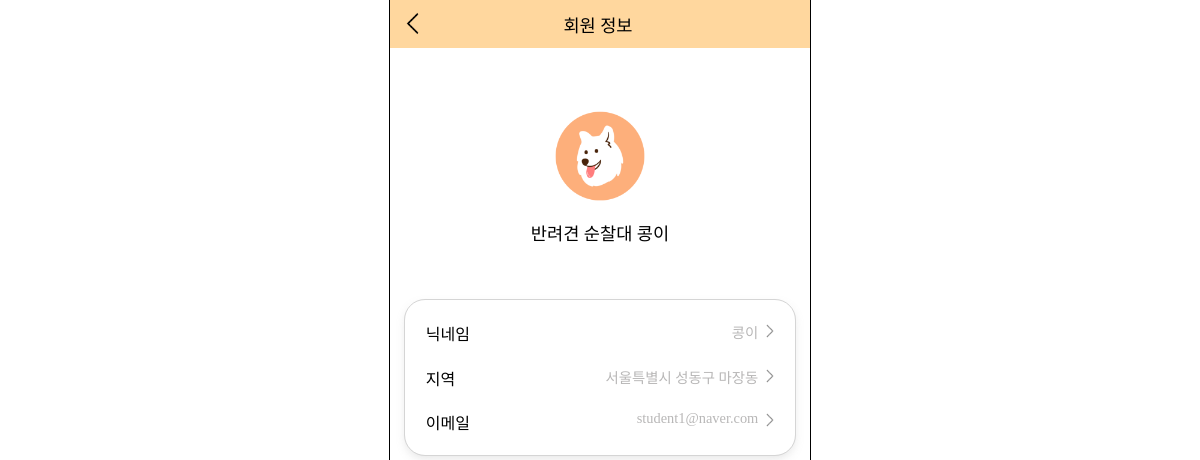
The page /accounts/my-profile/ (signed in) on the database its author committed.
### accounts/models.py (models this page shows, shortened)
class MemberType(models.Model):
    type_name = models.CharField(max_length=10)

class Member(AbstractBaseUser):
    user_id = models.CharField(primary_key=True, max_length=15, null=False, blank=False, unique=True)
    email = models.EmailField(max_length=100, null=False, blank=False, unique=True)
    nickname = models.CharField(null=False, max_length=8, blank=False)
    region_sido = models.CharField(null=False, max_length=30, blank=False)
    region_sigungu = models.CharField(null=False, max_length=30, blank=False)
    region_dong = models.CharField(null=False, max_length=30, blank=False)
    member_type = models.ForeignKey(MemberType, on_delete=models.CASCADE, null=False, blank=False)
    is_active = models.BooleanField(default=True)
    is_admin = models.BooleanField(default=False)
    objects = UserManager()
    USERNAME_FIELD = 'user_id'
    REQUIRED_FIELDS = ['email', 'nickname', 'region_sido', 'region_sigungu', 'region_dong', 'member_type']
    def __str__(self):
        return self.user_id

### accounts/views.py (the view)
# urls.py: path('my-profile/', views.my_profile, name='my_profile'),
def my_profile(request):
    member = Member.objects.get(user_id=request.user)
    member_type = member.member_type.type_name
    context = {
        'member': member,
        'member_type': member_type,
    }
    return render(request, 'accounts/my_profile.html', context)

### templates/accounts/my_profile.html (shortened to what this page needs)
<!DOCTYPE html>
{% load static %}
<html lang="ko">
<head>
    <link rel="stylesheet" href="{% static 'css/my_profile.css' %}">
    <link rel="stylesheet" href="{% static 'css/menubar.css' %}">
    <link rel="stylesheet" as="style" crossorigin href="https://cdn.jsdelivr.net/gh/ungveloper/web-fonts/SCoreDream/font-face.css" />
    <link rel="stylesheet" as="style" crossorigin href="https://cdn.jsdelivr.net/gh/ungveloper/web-fonts/SCoreDream/font-family.css" />
</head>
<body>
    <div class="container-content">
        <div class="contents">
            <div class="top-block">
                <div>
                    <a href="{% url 'accounts:mypage' %}"><img src="{% static 'image/back.png' %}" alt=""></a>
                </div>
                <div class="title">회원 정보</div>
            </div>
            <div class="profile-block">
                <div>
                    {% if member_type == '주민' %}
                        <img src="{% static 'image/people_profile.png' %}" alt="">
                    {% else %}
                        <img src="{% static 'image/petrol_profile.png' %}" alt="">
                    {% endif %}
                </div>
                <div class="nickname">{{ member_type }} <span class="text-strong">{{ member.nickname }}</span></div>
            </div>
            <div class="user-info-block">
                <div class="nickname-block">
                    <div>닉네임</div>
                    <div>
                        <a href="{% url 'accounts:nickname_change' %}">
                            <div class="link-block">
                                <div class="user-name">{{ member.nickname }}</div>
                                <div class="arrow-img">
                                    <img src="{% static 'image/back.png' %}" alt="">
                                </div>
                            </div>
                        </a>
                    </div>
                </div>
                <div class="nickname-block">
                    <div>지역</div>
                    <div>
                        <a href="{% url 'accounts:region_change' %}">
                            <div class="link-block">
                                <div class="user-name">{{ member.region_sido }} {{ member.region_sigungu }} {{ member.region_dong }}</div>
                                <div class="arrow-img">
                                    <img src="{% static 'image/back.png' %}" alt="">
                                </div>
                            </div>
                        </a>
                    </div>
                </div>
                <div class="nickname-block">
                    <div>이메일</div>
                    <div>
                        <a href="">
                            <div class="link-block">
                                <div class="user-name">{{ member.email }}</div>
                                <div class="arrow-img">
                                    <img src="{% static 'image/back.png' %}" alt="">
                                </div>
                            </div>
                        </a>
                    </div>
                </div>
            </div>
        </div>
    </div>
</body>
</html>

### static/css/my_profile.css (style rules this page uses)
body { padding: 0; margin: 0; height: 100%; }
.container-content { font-family: 'SCoreDream'; font-weight: 400; outline: 1px solid black; width: 420px; height: 100%; margin: 0 auto; display: flex; flex-direction: column; z-index: 0; position: relative; }
.contents { width: 100%; display: flex; flex-direction: column; height: 100vh; align-items: center; }
.top-block { width: 100%; height: 3rem; background-color: #FFD79E; display: flex; flex-direction: row; justify-content: left; align-items: center; flex-shrink: 0; }
.top-block img { width: 1.7rem; margin-left: 1rem; margin-top: 0.15rem; }
.title { font-weight: 500; font-size: 1.1rem; margin-left: 31%; }
.profile-block { margin: 15% 0 13% 0; text-align: center; }
.profile-block img { width: 30%; }
.text-strong { font-weight: 500; }
.nickname { margin-top: 5%; font-size: 1.1rem; }
.user-info-block { outline: 1px solid #d5d5d5; box-shadow: 0px 4px 8px 0px rgba(162, 162, 162, 0.25); width: 83%; border-radius: 20px; padding: 5%; }
.nickname-block { display: flex; flex-direction: row; justify-content: space-between; }
.nickname-block:not(:last-child) { margin-bottom: 6%; }
.nickname-block a { text-decoration: none; color: black; }
.link-block { display: flex; flex-direction: row; justify-content: right; }
.user-name { color: #b8b7b7; font-size: 0.9rem; }
.arrow-img > img { margin-top: 0.13rem; width: 1rem; transform: scaleX(-1); opacity: 0.5; }

### rows shown on the page
MemberType: type_name "반려견 순찰대"
Member: nickname "콩이", region_sido "서울특별시", region_sigungu "성동구", region_dong "마장동", email "student1@naver.com"
